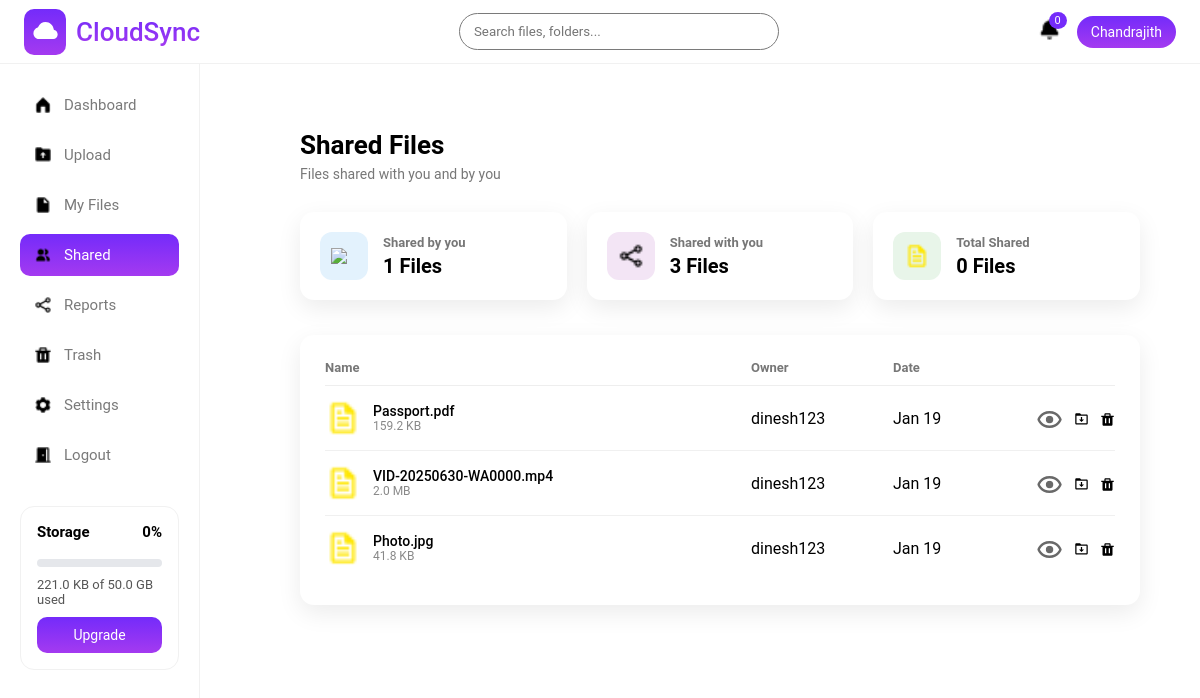
Page /user/shared/ (signed in) on the committed database.
### accounts/models.py (models this page shows)
class User(AbstractUser):
    profile_picture = models.ImageField(null=True, blank=True, upload_to = profile_image_upload_path)
    phone = models.CharField(max_length=10, unique=True, null=True, blank=True)

### storageapp/models.py (models this page shows, shortened)
class SharedFile(models.Model):
    file = models.ForeignKey(
        "CloudFile",
        on_delete=models.CASCADE,
        related_name="shared_entries"
    )
    owner = models.ForeignKey(
        User,
        on_delete=models.CASCADE,
        related_name="shared_by_me"
    )
    shared_with = models.ForeignKey(
        User,
        on_delete=models.CASCADE,
        related_name="shared_with_me"
    )
    shared_at = models.DateTimeField(auto_now_add=True)
    class Meta:
        unique_together = ("file", "shared_with")

class CloudFile(models.Model):
    FILE_TYPES = (
        ("image", "Image"),
        ("video", "Video"),
        ("document", "Document"),
        ("other", "Other"),
    )
    user = models.ForeignKey(settings.AUTH_USER_MODEL, on_delete=models.CASCADE)
    file_name = models.CharField(max_length=255)
    file_size = models.BigIntegerField()
    file_type = models.CharField(max_length=20, choices=FILE_TYPES)
    file_url = models.URLField(null=True, blank=True)
    uploaded_file = models.FileField(upload_to='cloud/',null=True)
    public_id = models.CharField(max_length=255,null=True)
    uploaded_at = models.DateTimeField(auto_now_add=True)
    is_deleted = models.BooleanField(default=False)
    deleted_at = models.DateTimeField(null=True, blank=True)

### storageapp/views.py (the view)
# urls.py: path('shared/', shared_files, name='shared_files'),
@login_required
def shared_files(request):
    if request.user.is_superuser:
        base_template = "adminpanel/admin_base.html"
    else:
        base_template = "storageapp/base.html"
    shared_with_me = SharedFile.objects.filter(
        shared_with=request.user,
        file__is_deleted=False
    ).select_related("file", "owner")
    shared_by_me = SharedFile.objects.filter(
        owner=request.user,
        file__is_deleted=False
    ).select_related("file", "shared_with")
    return render(request, "storageapp/shared.html", {
        "shared_with_me": shared_with_me,
        "shared_by_me": shared_by_me,
        "base_template": base_template,
    })

### storageapp/context_processors.py (called while the page is built)
def storage_info(request):
    if not request.user.is_authenticated:
        return {}
    sub = UserSubscription.objects.select_related("plan").filter(user=request.user).first()
    used = (
        CloudFile.objects
        .filter(user=request.user, is_deleted=False)
        .aggregate(total=Sum("file_size"))["total"] or 0
    )
    limit = sub.plan.storage_limit
    storage_percent = min(
        int((used / limit) * 100) if limit else 0,
        100
    )
    return {
        "storage_used": used,
        "storage_limit": limit,
        "storage_percent": int((used / limit) * 100) if limit else 0,
        "current_plan": sub.plan,
        "storage_percent":storage_percent,
    }

### subscriptions/context_processors.py (called while the page is built)
def subscription_context(request):
    if not request.user.is_authenticated:
        return {}
    subscription = UserSubscription.objects.select_related("plan").get(user=request.user)
    used = CloudFile.objects.filter(
        user=request.user,
        is_deleted=False
    ).aggregate(s=Sum("file_size"))["s"] or 0
    limit = subscription.plan.storage_limit
    percent = min(int((used / limit) * 100), 100) if limit else 0
    return {
        "current_plan": subscription.plan,
        "storage_used": used,
        "storage_limit": limit,
        "storage_percent": percent,
    }

### storageapp/templates/storageapp/shared.html (shortened to what this page needs)
{% extends base_template %}
{% load static %}
{% load humanize %}
{% block style %}
    <link rel="stylesheet" href="{% static 'css/shared.css' %}">
{% endblock %}
{% block content %}
<div class="shared-wrapper">
    <div class="shared-header">
        <h2>Shared Files</h2>
        <p>Files shared with you and by you</p>
    </div>
    <div class="shared-stats">
        <div class="stat-card">
            <div class="stat-icon blue">
                <img src="{% static 'images/users.png' %}">
            </div>
            <div class="stat-info">
                <h4>Shared by you</h4>
                <strong>{{ shared_by_me|length }} Files</strong>
            </div>
        </div>
        <div class="stat-card">
            <div class="stat-icon purple">
                <img src="{% static 'images/shareicon.png' %}">
            </div>
            <div class="stat-info">
                <h4>Shared with you</h4>
                <strong>{{ shared_with_me|length }} Files</strong>
            </div>
        </div>
        <div class="stat-card">
            <div class="stat-icon green">
                <img src="{% static 'images/file.png' %}">
            </div>
            <div class="stat-info">
                <h4>Total Shared</h4>
                <strong>{{ shared_by_me|length|add:shared_with_me|length }} Files</strong>
            </div>
        </div>
    </div>
    <div class="shared-table">
        <div class="shared-head">
            <span>Name</span>
            <span>Owner</span>
            <span>Date</span>
            <span></span>
        </div>
        {% for s in shared_with_me %}
        <div class="shared-row">
            <div class="shared-file">
                <img src="{% static 'images/file.png' %}">
                <div>
                    <div class="shared-file-name">{{ s.file.file_name }}</div>
                    <div class="shared-file-meta">
                        {{ s.file.file_size|filesizeformat }}
                    </div>
                </div>
            </div>
            <span>{{ s.owner.username }}</span>
            <span>{{ s.shared_at|date:"M d" }}</span>
            <div class="recent-actions">
                <a href="{{ s.file.file_url }}" target="_blank" title="View" class="icon-btn">
                    <img src="{% static 'images/hidepassword_icon.png' %}">
                </a>
                <a href="{% url 'storageapp:download_file' s.file.id %}" class="icon-btn">
                    <img src="{% static 'images/download.png' %}">
                </a>
                <button onclick="removeShared('{{ s.id }}')" title="Remove" class="icon-btn">
                    <img src="{% static 'images/trash.png' %}">
                </button>
            </div>
        </div>
        {% endfor %}
    </div>
</div>
{% endblock %}

### storageapp/templates/adminpanel/admin_base.html (shortened to what this page needs)
{% load static %}
<!DOCTYPE html>
<html lang="en">
<head>
    <link rel="stylesheet" href="{% static 'css/common.css' %}">
    <link rel="stylesheet" href="{% static 'css/base.css' %}">
    {% block style %}
    {% endblock %}
</head>
<body>
<div class="header">
    <div class="logoarea">
        <div class="logoimage">
            <img src="{% static 'images/cloud.png' %}" alt="logoimage">
        </div>
        <div class="logotext">CloudSync</div>
    </div>
    {% if request.resolver_match.url_name == 'dashboard' or request.resolver_match.url_name == 'shared_files' or request.resolver_match.url_name == 'myfiles' %}
    <form onsubmit="return false;" class="global-search">
        <div class="search-box">
        <input
            type="text"
            placeholder="Search files, folders..."
        >
        </div>
    </form>
    {% endif %}
    <div class="header-right">
        <div class="notification"><img src="{% static 'images/bell.png' %}" alt="" srcset=""><span>0</span></div>
        <div class="user-pill">{{ request.user.first_name|default:request.user.username }}</div>
    </div>
</div>
<div class="sidebar">
    <a href="{% url 'storageapp:admin_dashboard' %}" class="nav-item {% if request.resolver_match.url_name == 'admin_dashboard' %}active{% endif %}"><img src="{% static 'images/dashboard.png' %}" alt=""> Dashboard</a>
    <a href="{% url 'storageapp:upload_page' %}" class="nav-item {% if request.resolver_match.url_name == 'upload_page' %}active{% endif %}"><img src="{% static 'images/upload.png' %}" alt=""> Upload</a>
    <a href="{% url 'storageapp:myfiles' %}" class="nav-item {% if request.resolver_match.url_name == 'myfiles' %}active{% endif %}"><img src="{% static 'images/myfile.png' %}" alt=""> My Files</a>
    <a href="{% url 'storageapp:shared_files' %}" class="nav-item {% if request.resolver_match.url_name == 'shared_files' %}active{% endif %}"><img src="{% static 'images/share.png' %}" alt=""> Shared</a>
    <a href="" class="nav-item {% if request.resolver_match.url_name == 'reports' %}active{% endif %}"><img src="{% static 'images/shareicon.png' %}" alt=""> Reports</a>
    <a href="{% url 'storageapp:trash' %}" class="nav-item {% if request.resolver_match.url_name == 'trash' %}active{% endif %}"><img src="{% static 'images/trash.png' %}" alt=""> Trash</a>
    <a href="{% url 'storageapp:settings' %}" class="nav-item {% if request.resolver_match.url_name == 'settings' %}active{% endif %}"><img src="{% static 'images/settings.png' %}" alt=""> Settings</a>
    <a href="{% url 'accounts:user_logout' %}" class="nav-item"><img src="{% static 'images/logout.png' %}" alt=""> Logout</a>
    <div class="storage-box">
        <div style="display:flex;justify-content:space-between">
            <strong>Storage</strong>
            <strong>{{ storage_percent }}%</strong>
        </div>
        <div class="progressbar">
        </div>
        <p>
            {{ storage_used|filesizeformat }}
            of
            {{ storage_limit|filesizeformat }}
            used
        </p>
        {% if current_plan.name != "Business" %}
            <a href="{% url 'subscriptions:upgrade_page' %}" class="upgrade-btn">
                Upgrade
            </a>
        {% endif %}
    </div>
</div>
<div class="main">
    {% block content %}
    {% endblock %}
</div>
</body>
</html>

### static/css/common.css (style rules this page uses)
* { margin: 0; padding: 0; box-sizing: border-box; font-family: 'Roboto', sans-serif; }
:root { --white:#ffffff; --red:red; --blue:#742BFA; --violet:#A43AF0; --grey:#7A7A7A; --lightgrey:#f1f1f1; --bordergrey:#d0d0d0; --black:#000000; }
body { background: var(--white); color: var(--black); }
html { min-width: 320px; scroll-behavior: smooth; }
a { text-decoration: none; }

### static/css/base.css (style rules this page uses)
.header { height: 64px; background: var(--white); display: flex; align-items: center; justify-content: space-between; padding: 0 24px; border-bottom: 1px solid var(--lightgrey); position: fixed; top: 0; left: 0; right: 0; z-index: 100; }
.logoarea { display: flex; align-items: center; gap: 10px; }
.logoarea .logoimage { background:linear-gradient(to bottom, #742BFA, #A43AF0); padding: 7px; border-radius: 10px; }
.logoarea .logotext { background-image: linear-gradient(to bottom, #742BFA, #A43AF0); background-clip: text; -webkit-background-clip: text; color: transparent; -webkit-text-fill-color: transparent; font-size: clamp(20px, 2.5vw, 26px); font-weight: 550; }
.search-box input { width: 320px; padding: 10px 14px; border-radius: 30px; border: 1px solid var(--grey); outline: none; }
.header-right { display: flex; align-items: center; gap: 16px; }
.header-right img { width: 23px; height: 23px; }
.notification { position: relative; font-size: 18px; cursor: pointer; }
.notification span { position: absolute; top: -6px; right: -6px; background: var(--blue); color: var(--white); font-size: 11px; padding: 2px 6px; border-radius: 50%; }
.user-pill { background: linear-gradient(to bottom, #742BFA, #A43AF0); color: var(--white); padding: 8px 14px; border-radius: 30px; font-size: 14px; cursor: pointer; }
.sidebar { width: 200px; min-width: 180px; background: var(--white); position: fixed; top: 64px; bottom: 0; left: 0; border-right: 1px solid var(--lightgrey); padding: 20px; }
.sidebar img { width: 18px; height: 18px; }
.nav-item { display: flex; align-items: center; gap: 12px; padding: 12px 14px; border-radius: 10px; color: var(--grey); text-decoration: none; margin-bottom: 8px; font-size: 15px; }
.nav-item.active, .nav-item:hover { background: linear-gradient(to bottom, #742BFA, #A43AF0); color: var(--white); }
.storage-box { margin-top: 30px; border: 1px solid var(--lightgrey); border-radius: 14px; padding: 16px; background: #fff; }
.storage-box strong { font-size: 15px; display: block; margin-bottom: 8px; }
.progressbar { height: 8px; background: #e5e7eb; border-radius: 999px; overflow: hidden; margin: 10px 0; }
.storage-box p { font-size: 13px; color: #555; margin: 6px 0 10px; }
.upgrade-btn { display: block; text-align: center; padding: 10px; border-radius: 10px; background: linear-gradient(to bottom, #742BFA, #A43AF0); color: #fff; text-decoration: none; font-size: 14px; }
.main { margin-left: 240px; padding: 100px 30px 30px; }

### rows in the picture
User: user.first_name "Chandrajith"
SharedFile: file.file_name "Passport.pdf", file.file_size|filesizeformat "159.2 KB", owner.username "dinesh123", shared_at "Jan 19"
SharedFile: file.file_name "VID-20250630-WA0000.mp4", file.file_size|filesizeformat "2.0 MB", owner.username "dinesh123", shared_at "Jan 19"
SharedFile: file.file_name "Photo.jpg", file.file_size|filesizeformat "41.8 KB", owner.username "dinesh123", shared_at "Jan 19"

### other values in the picture
{{ storage_percent }} "0"
{{ storage_used|filesizeformat }} "221.0 KB"
{{ storage_limit|filesizeformat }} "50.0 GB"
{{ shared_by_me|length }} "1"
{{ shared_with_me|length }} "3"
{{ shared_by_me|length|add:shared_with_me|length }} "0"
